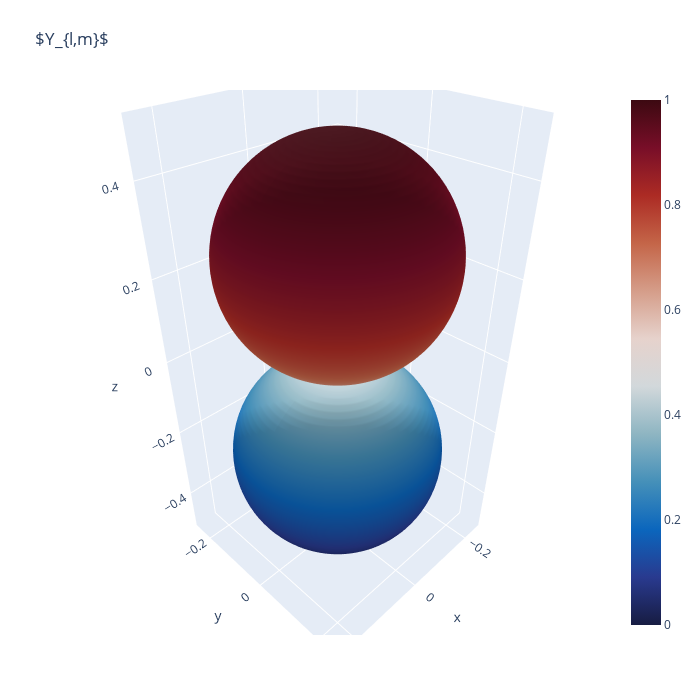

The notebook cell this image was saved under:
### Code cell
plot_Yml(l=1, m=0)

### Figure 1 — Plotly figure (JSON) as saved in the notebook; plotly's stock layout.template omitted (floating-point values rounded to 4 significant figures; data arrays with more than 128 entries replaced by an {"elided": "..."} marker saying what was removed)
{"data": [{"colorscale": [[0, "rgb(23, 28, 66)"], [0.09091, "rgb(41, 58, 143)"], [0.1818, "rgb(11, 102, 189)"], [0.2727, "rgb(69, 144, 185)"], [0.3636, "rgb(142, 181, 194)"], [0.4545, "rgb(210, 216, 219)"], [0.5455, "rgb(230, 210, 204)"], [0.6364, "rgb(213, 157, 137)"], [0.7273, "rgb(196, 101, 72)"], [0.8182, "rgb(172, 43, 36)"], [0.9091, "rgb(120, 14, 40)"], [1, "rgb(60, 9, 17)"]], "surfacecolor": {"elided": "100x100 float values"}, "type": "surface", "x": {"elided": "100x100 float values"}, "y": {"elided": "100x100 float values"}, "z": {"elided": "100x100 float values"}}], "layout": {"autosize": false, "height": 700, "margin": {"b": 65, "l": 65, "r": 50, "t": 90}, "title": {"text": "$Y_{l,m}$"}, "width": 700}}
